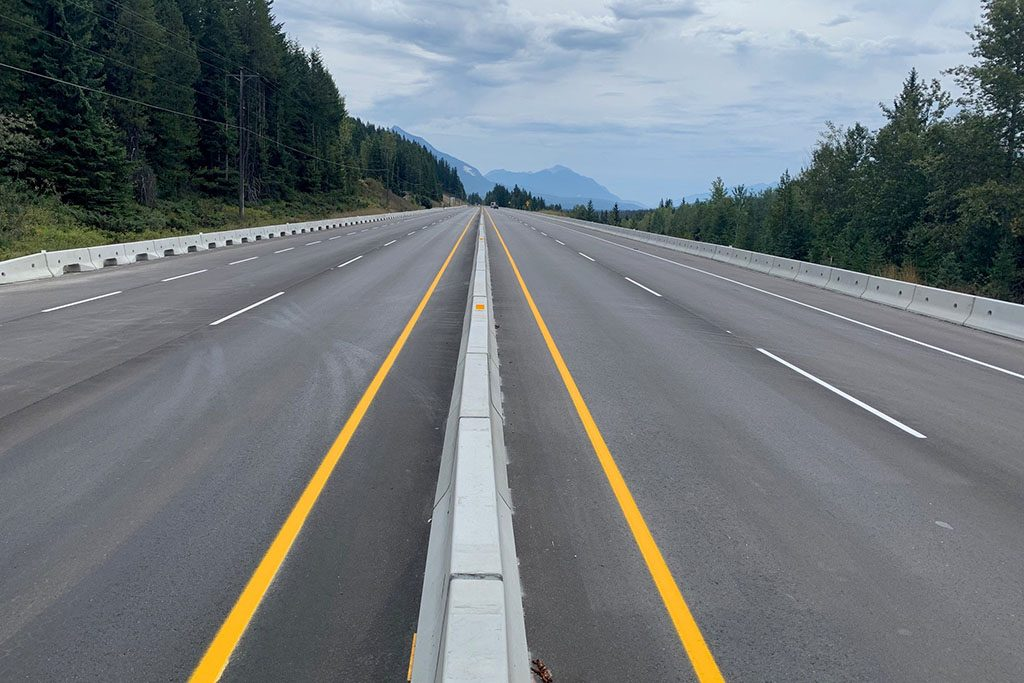
#> input picture tttn4.jpg, 1024 x 683 px
$ python birdeyetest.py
#> lines starting #> are read from the running program, lines starting #| are printed output that depends on the picture
import cv2
import numpy as np
import matplotlib.pyplot as plt

IMAGE_H = 223
IMAGE_W = 1280

src = np.float32([[0, IMAGE_H], [1207, IMAGE_H], [0, 0], [IMAGE_W, 0]])
dst = np.float32([[569, IMAGE_H], [711, IMAGE_H], [0, 0], [IMAGE_W, 0]])
M = cv2.getPerspectiveTransform(src, dst) # The transformation matrix
Minv = cv2.getPerspectiveTransform(dst, src) # Inverse transformation

img = cv2.imread('tttn4.jpg') # Read the test img
#> img is the input picture: shape (683, 1024, 3); mean B, G, R 122.3, 118.4, 111.5
img = img[450:(450+IMAGE_H), 0:IMAGE_W] # Apply np slicing for ROI crop
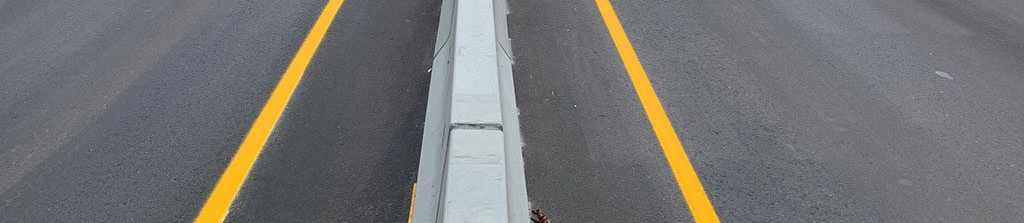
#> img: shape (223, 1024, 3); mean B, G, R 115.2, 115.8, 115.5
warped_img = cv2.warpPerspective(img, M, (IMAGE_W, IMAGE_H)) # Image warping
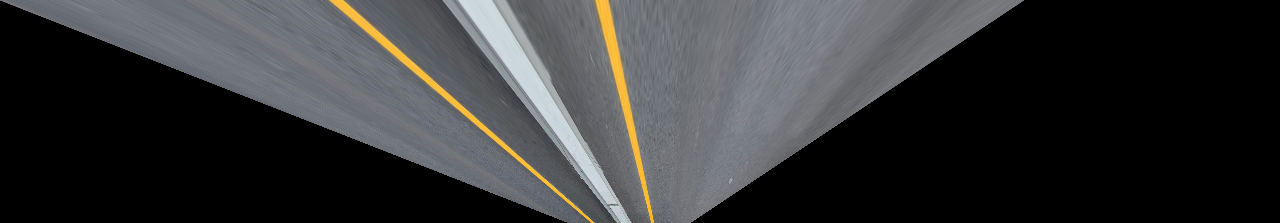
#> warped_img: shape (223, 1280, 3); mean B, G, R 54.1, 53.4, 52.9
plt.imshow(cv2.cvtColor(warped_img, cv2.COLOR_BGR2RGB)) # Show results
plt.show()

$ run again, with tttn2.jpg copied over tttn4.jpg
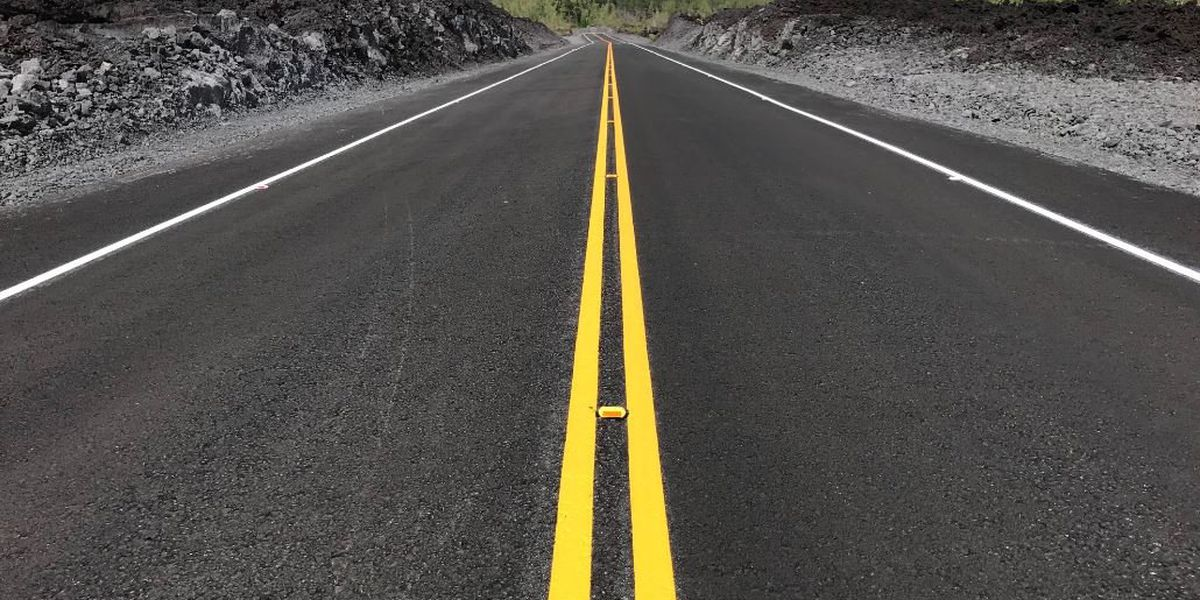
#> input picture tttn2.jpg, 1200 x 600 px
#> img is the input picture: shape (600, 1200, 3); mean B, G, R 76.1, 82, 84.7
#> `img = img[450:(450+IMAGE_H), 0:IMAGE_W]`:
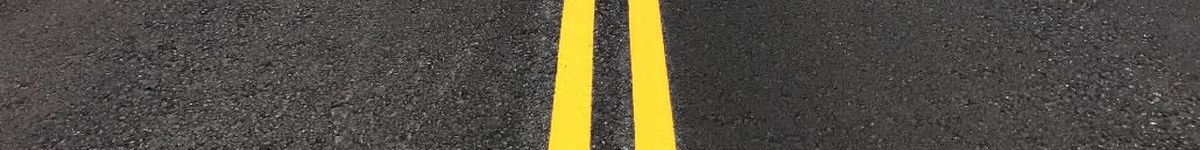
#> img: shape (150, 1200, 3); mean B, G, R 68.4, 79.5, 83
#> `warped_img = cv2.warpPerspective(img, M, (IMAGE_W, IMAGE_H))`:
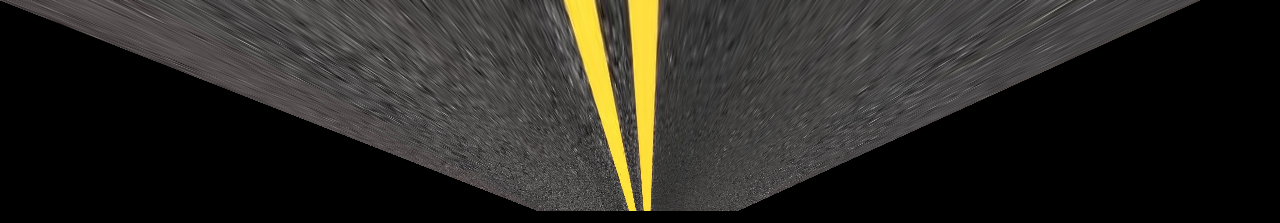
#> warped_img: shape (223, 1280, 3); mean B, G, R 35.7, 40.6, 42.4

$ run again, with tttn3.jpg copied over tttn4.jpg
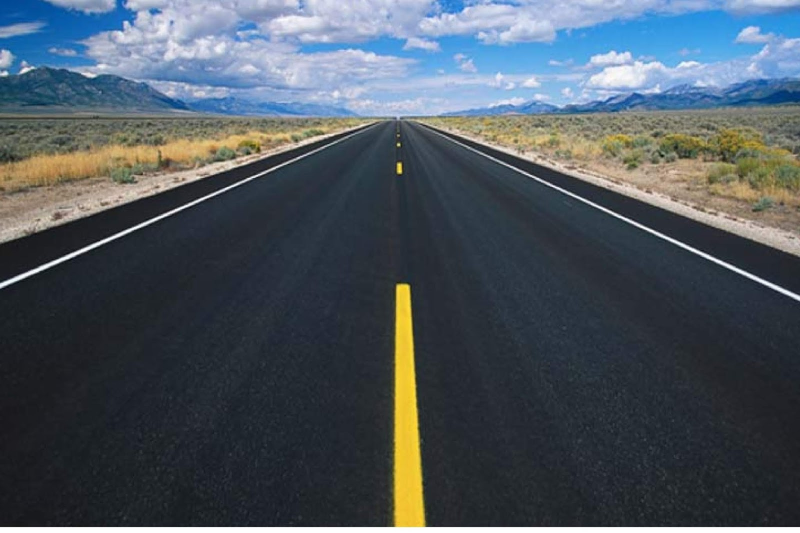
#> input picture tttn3.jpg, 1600 x 1066 px (shown at 1/2 size)
#> img is the input picture: shape (1066, 1600, 3); mean B, G, R 94.2, 85.6, 76
#> `img = img[450:(450+IMAGE_H), 0:IMAGE_W]`:
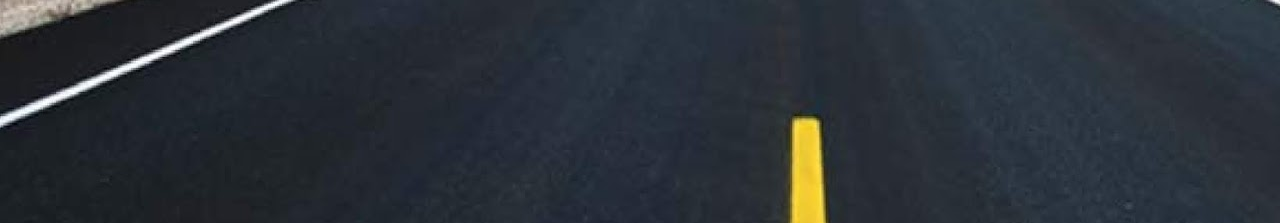
#> img: shape (223, 1280, 3); mean B, G, R 56, 48.9, 43.1
#> `warped_img = cv2.warpPerspective(img, M, (IMAGE_W, IMAGE_H))`:
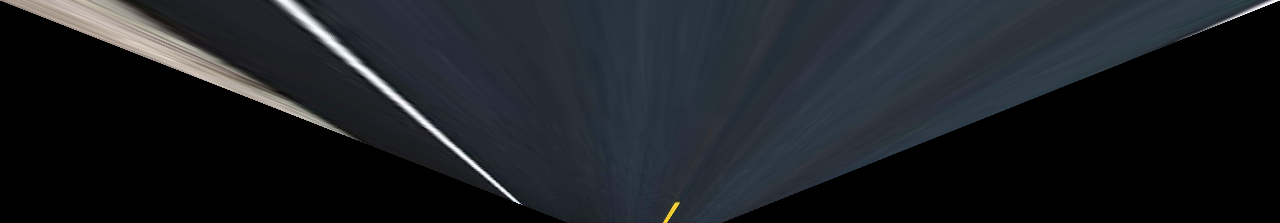
#> warped_img: shape (223, 1280, 3); mean B, G, R 35.9, 31.3, 27.8
